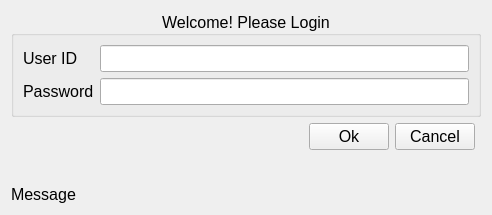
<?xml version="1.0" encoding="UTF-8"?>
<ui version="4.0">
 <class>w_LoginForm</class>
 <widget class="QWidget" name="w_LoginForm">
  <property name="geometry">
   <rect>
    <x>0</x>
    <y>0</y>
    <width>492</width>
    <height>215</height>
   </rect>
  </property>
  <property name="font">
   <font>
    <pointsize>12</pointsize>
   </font>
  </property>
  <property name="windowTitle">
   <string>Sample Application</string>
  </property>
  <property name="windowIcon">
   <iconset resource="../../Icons/Icons.qrc">
    <normaloff>:/Main/HWU.jpg</normaloff>:/Main/HWU.jpg</iconset>
  </property>
  <layout class="QGridLayout" name="gridLayout">
   <item row="2" column="2">
    <widget class="QPushButton" name="pb_Cancel">
     <property name="text">
      <string>Cancel</string>
     </property>
     <property name="icon">
      <iconset resource="../../Icons/Icons.qrc">
       <normaloff>:/Buttons/cross.png</normaloff>:/Buttons/cross.png</iconset>
     </property>
    </widget>
   </item>
   <item row="2" column="1">
    <widget class="QPushButton" name="pb_Ok">
     <property name="text">
      <string>Ok</string>
     </property>
     <property name="icon">
      <iconset resource="../../Icons/Icons.qrc">
       <normaloff>:/Buttons/tick.png</normaloff>:/Buttons/tick.png</iconset>
     </property>
    </widget>
   </item>
   <item row="2" column="0">
    <spacer name="horizontalSpacer">
     <property name="orientation">
      <enum>Qt::Horizontal</enum>
     </property>
     <property name="sizeHint" stdset="0">
      <size>
       <width>40</width>
       <height>20</height>
      </size>
     </property>
    </spacer>
   </item>
   <item row="0" column="0" colspan="4">
    <widget class="QGroupBox" name="groupBox">
     <property name="title">
      <string>Welcome! Please Login</string>
     </property>
     <property name="alignment">
      <set>Qt::AlignCenter</set>
     </property>
     <layout class="QFormLayout" name="formLayout">
      <item row="0" column="0">
       <widget class="QLabel" name="label">
        <property name="text">
         <string>User ID</string>
        </property>
       </widget>
      </item>
      <item row="0" column="1">
       <widget class="QLineEdit" name="le_UserId"/>
      </item>
      <item row="1" column="0">
       <widget class="QLabel" name="label_2">
        <property name="text">
         <string>Password</string>
        </property>
       </widget>
      </item>
      <item row="1" column="1">
       <widget class="QLineEdit" name="le_Password">
        <property name="echoMode">
         <enum>QLineEdit::Password</enum>
        </property>
       </widget>
      </item>
     </layout>
    </widget>
   </item>
   <item row="4" column="0" colspan="3">
    <widget class="QLabel" name="lb_Message">
     <property name="text">
      <string>Message</string>
     </property>
    </widget>
   </item>
   <item row="3" column="2">
    <spacer name="verticalSpacer">
     <property name="orientation">
      <enum>Qt::Vertical</enum>
     </property>
     <property name="sizeHint" stdset="0">
      <size>
       <width>20</width>
       <height>40</height>
      </size>
     </property>
    </spacer>
   </item>
  </layout>
 </widget>
 <resources>
  <include location="../../Icons/Icons.qrc"/>
 </resources>
 <connections/>
</ui>
